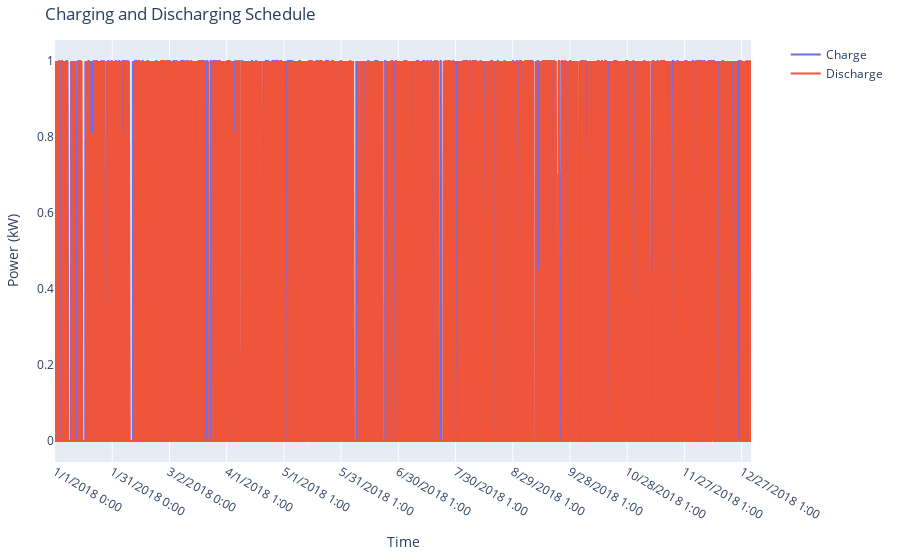
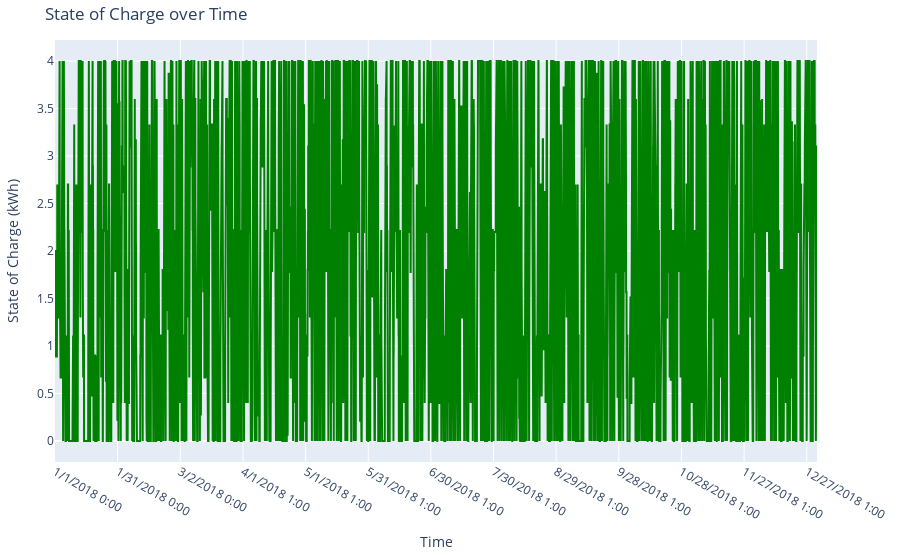

Source (notebook cell) for these figures, in order:
### Code cell
# Create interactive plot for charging and discharging
fig_charge_discharge = go.Figure()
fig_charge_discharge.add_trace(go.Scatter(x=results_df['Timestamp'], y=results_df['Charge'], mode='lines', name='Charge'))
fig_charge_discharge.add_trace(go.Scatter(x=results_df['Timestamp'], y=results_df['Discharge'], mode='lines', name='Discharge'))
fig_charge_discharge.update_layout(
    title='Charging and Discharging Schedule',
    xaxis_title='Time',
    yaxis_title='Power (kW)',
    xaxis=dict(
        tickmode='linear',
        dtick=24 * 30,  # 86400000.0 milliseconds in a day * 30 days
    ),
    legend=dict(x=1.05, y=1),  # Position the legend outside the plot
    autosize=True,
    margin=dict(l=40, r=40, t=40, b=40),
)

# Create interactive plot for state of charge
fig_soc = go.Figure()
fig_soc.add_trace(go.Scatter(x=results_df['Timestamp'], y=results_df['SOC'], mode='lines', name='State of Charge', line=dict(color='green')))
fig_soc.update_layout(
    title='State of Charge over Time',
    xaxis_title='Time',
    yaxis_title='State of Charge (kWh)',
    xaxis=dict(
        tickmode='linear',
        dtick=24.0 * 30,  # 86400000.0 milliseconds in a day * 30 days
    ),
    legend=dict(x=1.05, y=1),  # Position the legend outside the plot
    autosize=True,
    margin=dict(l=40, r=40, t=40, b=40),
)

fig_charge_discharge.show()
fig_soc.show()

### Figure 1 — Plotly figure (JSON) as saved in the notebook; plotly's stock layout.template omitted (floating-point values rounded to 4 significant figures; data arrays with more than 128 entries replaced by an {"elided": "..."} marker saying what was removed)
{"data": [{"mode": "lines", "name": "Charge", "type": "scatter", "x": {"elided": "8760 str values"}, "y": {"elided": "8760 float values"}}, {"mode": "lines", "name": "Discharge", "type": "scatter", "x": {"elided": "8760 str values"}, "y": {"elided": "8760 float values"}}], "layout": {"autosize": true, "legend": {"x": 1.05, "y": 1}, "margin": {"b": 40, "l": 40, "r": 40, "t": 40}, "title": {"text": "Charging and Discharging Schedule"}, "xaxis": {"dtick": 720, "tickmode": "linear", "title": {"text": "Time"}}, "yaxis": {"title": {"text": "Power (kW)"}}}}

### Figure 2 — Plotly figure (JSON) as saved in the notebook; plotly's stock layout.template omitted (floating-point values rounded to 4 significant figures; data arrays with more than 128 entries replaced by an {"elided": "..."} marker saying what was removed)
{"data": [{"line": {"color": "green"}, "mode": "lines", "name": "State of Charge", "type": "scatter", "x": {"elided": "8760 str values"}, "y": {"elided": "8760 float values"}}], "layout": {"autosize": true, "legend": {"x": 1.05, "y": 1}, "margin": {"b": 40, "l": 40, "r": 40, "t": 40}, "title": {"text": "State of Charge over Time"}, "xaxis": {"dtick": 720, "tickmode": "linear", "title": {"text": "Time"}}, "yaxis": {"title": {"text": "State of Charge (kWh)"}}}}
